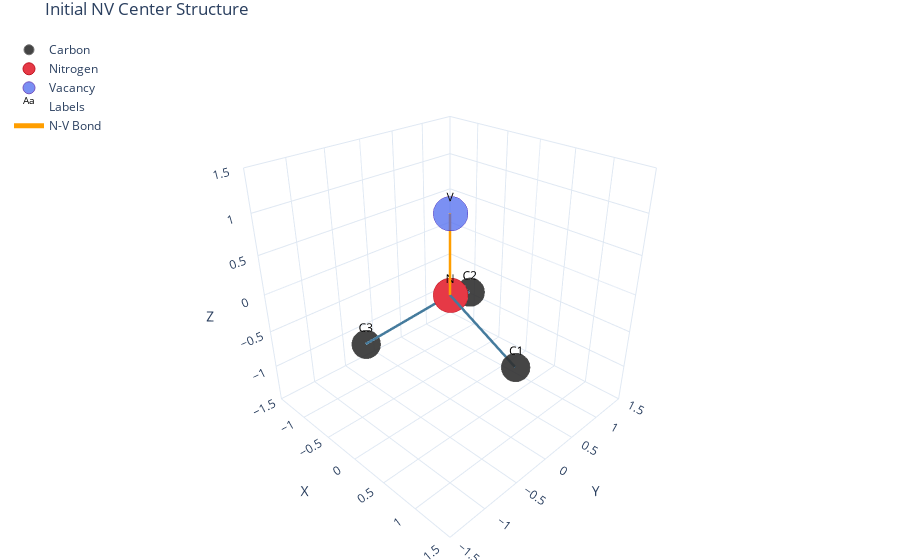

The code cell stored with this chart in its notebook:
### Markdown cell above
## Initial Structure Visualization

Let's first visualize the initial NV center structure before applying any symmetry operations.

### Code cell
# Plot initial structure
fig = nv_center.create_plot()
nv_center.plot_nv_center("Initial NV Center Structure")
fig.show()

print("\nInitial atomic positions:")
print(f"Nitrogen: {nv_center.nitrogen_position}")
print(f"Vacancy: {nv_center.vacancy_position}")
print(f"Carbon atoms:")
for i, carbon in enumerate(nv_center.carbon_positions):
    print(f"  C{i+1}: {carbon}")

### Figure 1 — Plotly figure (JSON) as saved in the notebook; plotly's stock layout.template omitted (floating-point values rounded to 4 significant figures)
{"data": [{"marker": {"color": "#303030", "line": {"color": "#606060", "width": 1}, "opacity": 0.9, "size": 10}, "mode": "markers", "name": "Carbon", "type": "scatter3d", "x": [1.0, -0.5, -0.5], "y": [0.0, 0.866, -0.866], "z": [-0.5, -0.5, -0.5]}, {"marker": {"color": "#E63946", "line": {"color": "#C1121F", "width": 1}, "opacity": 1, "size": 12}, "mode": "markers", "name": "Nitrogen", "type": "scatter3d", "x": [0], "y": [0], "z": [0]}, {"marker": {"color": "#4361EE", "line": {"color": "#3A0CA3", "width": 1}, "opacity": 0.7, "size": 12}, "mode": "markers", "name": "Vacancy", "type": "scatter3d", "x": [0], "y": [0], "z": [1]}, {"mode": "text", "name": "Labels", "text": ["C1", "C2", "C3", "N", "V"], "textfont": {"color": "black", "size": 12}, "textposition": "top center", "type": "scatter3d", "x": [1, -0.5, -0.5, 0, 0], "y": [0, 0.866, -0.866, 0, 0], "z": [-0.5, -0.5, -0.5, 0, 1]}, {"hoverinfo": "none", "line": {"color": "#457B9D", "dash": "solid", "width": 5}, "mode": "lines", "showlegend": false, "type": "scatter3d", "x": [0, 1, null], "y": [0, 0, null], "z": [0, -0.5, null]}, {"hoverinfo": "none", "line": {"color": "#457B9D", "dash": "solid", "width": 5}, "mode": "lines", "showlegend": false, "type": "scatter3d", "x": [0, -0.5, null], "y": [0, 0.866, null], "z": [0, -0.5, null]}, {"hoverinfo": "none", "line": {"color": "#457B9D", "dash": "solid", "width": 5}, "mode": "lines", "showlegend": false, "type": "scatter3d", "x": [0, -0.5, null], "y": [0, -0.866, null], "z": [0, -0.5, null]}, {"hoverinfo": "none", "line": {"color": "#FF9E00", "dash": "solid", "width": 5}, "mode": "lines", "name": "N-V Bond", "type": "scatter3d", "x": [0, 0, null], "y": [0, 0, null], "z": [0, 1, null]}], "layout": {"legend": {"x": 0.01, "y": 0.99}, "margin": {"b": 0, "l": 0, "r": 0, "t": 30}, "scene": {"aspectmode": "cube", "camera": {"center": {"x": 0, "y": 0, "z": 0}, "eye": {"x": 1.5, "y": -1.5, "z": 1.2}, "up": {"x": 0, "y": 0, "z": 1}}, "xaxis": {"range": [-1.5, 1.5], "showticklabels": true, "title": {"text": "X"}}, "yaxis": {"range": [-1.5, 1.5], "showticklabels": true, "title": {"text": "Y"}}, "zaxis": {"range": [-1.5, 1.5], "showticklabels": true, "title": {"text": "Z"}}}, "title": {"text": "Initial NV Center Structure"}}}
